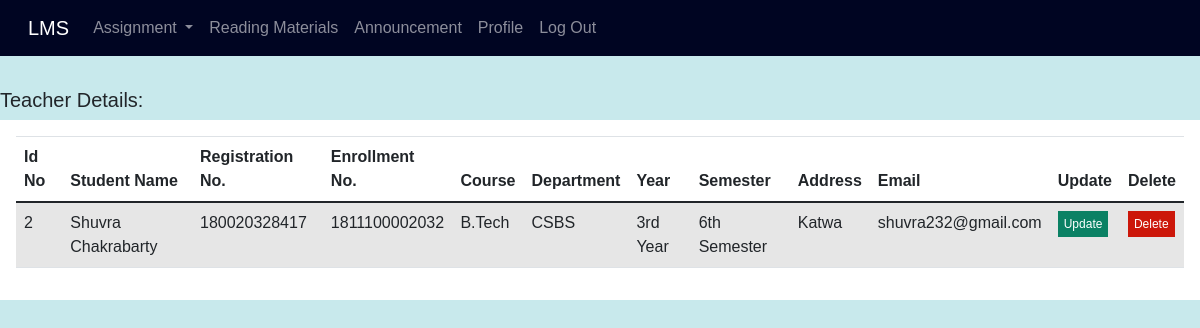
Before: /view_student with the older database file.
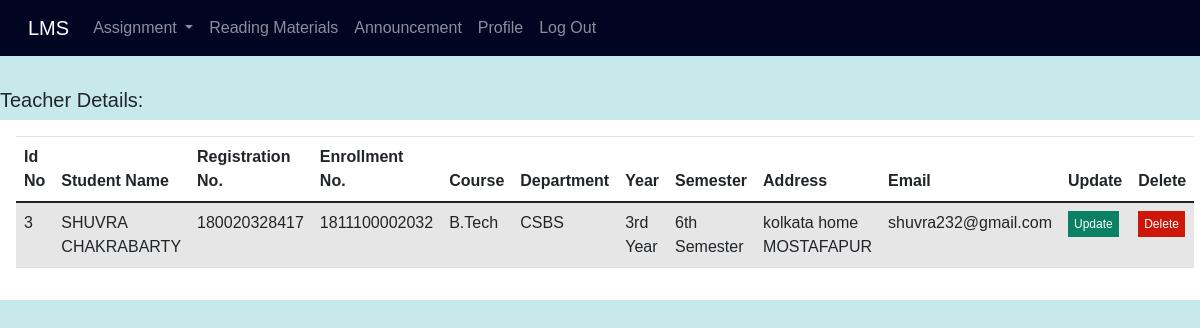
After: the same page with the newer database file.
### lms_app/models.py (models this page shows)
class Student(models.Model):
    id= models.AutoField(primary_key=True)
    name = models.CharField(max_length=70,unique=False)
    course = models.CharField(max_length=70,unique=False)
    department = models.CharField(max_length=100, unique=False)
    reg_no = models.CharField(max_length=30,unique=True)
    roll_no = models.CharField(max_length=50,unique=True)
    year = models.CharField(max_length=20,unique=False)
    semester = models.CharField(max_length=20,unique=False)
    address = models.CharField(max_length=500,unique=False)
    password = models.CharField(max_length=50,unique=False,null=True)
    email = models.CharField(max_length=70,unique=False,null=True)

### lms_app/views.py (the view)
# urls.py: path('view_student',views.view_student,name='view_student'),
def view_student(requests):
    student = Student.objects.all()
    my_dict={'student':student}
    return render(requests,'view_student.html',context=my_dict)

### templates/view_student.html (shortened to what this page needs)
{% extends 'header.html' %}
{% block body_block %}
<h5 style="padding-top: 2rem;">Teacher Details:</h5>
<div class="from_table">
    <table class="table table-striped ">
  <thead>
    <tr>
      <th scope="col">Id No</th>
      <th scope="col">Student Name</th>
      <th scope="col">Registration No.</th>
        <th scope="col">Enrollment No.</th>
        <th scope="col">Course</th>
        <th scope="col">Department</th>
        <th scope="col">Year</th>
        <th scope="col">Semester</th>
         <th scope="col">Address</th>
         <th scope="col">Email</th>
      <th scope="col">Update</th>
      <th scope="col">Delete</th>
    </tr>
  </thead>
  <tbody>
{% if student %}
{%  for s in student %}
    <tr>
      <td>{{s.id}}</td>
      <td>{{s.name}}</td>
      <td>{{s.reg_no}}</td>
       <td>{{s.roll_no}}</td>
       <td>{{s.course}}</td>
      <td>{{s.department}}</td>
       <td>{{s.year}}</td>
      <td>{{s.semester}}</td>
      <td>{{s.address}}</td>
      <td>{{s.email}}</td>
        <td><a href="{% url 'base:update_student' student_id=s.id %}" style="text-decoration: none; background: rgb(11, 129, 100); padding: 6px; color: white; font-size: 12px;">Update</a></td>
        <td><a href="{% url 'base:delete_student' student_id=s.id %}" style="text-decoration: none; background: rgb(204, 23, 10); padding: 6px; color: white; font-size: 12px;">Delete</a></td>
    </tr>
{% endfor %}
{%endif %}
  </tbody>
</table>
</div>
</body>
</html>
{% endblock %}

### templates/header.html (shortened to what this page needs)
<!DOCTYPE html>
{% load static %}
<html lang="en">
<head>
    <link rel="stylesheet" href="https://maxcdn.bootstrapcdn.com/bootstrap/4.5.2/css/bootstrap.min.css">
    <link href="https://cdn.jsdelivr.net/npm/bootstrap@5.0.2/dist/css/bootstrap.min.css" rel="stylesheet">
    <link rel="stylesheet" href="{%static 'css/style.css' %}">
</head>
<body>
  <nav class="navbar navbar-expand-lg navbar-dark" style="background-color:#000522;">
  <div class="container-fluid">
    <a class="navbar-brand" href="{% url 'base:index' %}">LMS</a>
    <div class="collapse navbar-collapse" id="navbarSupportedContent">
      <ul class="navbar-nav me-auto mb-2 mb-lg-0">
        <li class="nav-item dropdown">
          {%  if 'admin' not in request.session %}
          <a class="nav-link dropdown-toggle" href="#" id="navbarDropdown" role="button" data-bs-toggle="dropdown" aria-expanded="false">
            Assignment
          </a>
           {% endif %}
        </li>
        <li class="nav-item">
          <a class="nav-link " href="#" tabindex="-1" aria-disabled="true">Reading Materials</a>
        </li>
        <li class="nav-item">
          <a class="nav-link" href="#">Announcement</a>
        </li>
         <li class="nav-item">
          <a class="nav-link" href="#">Profile</a>
        </li>
        <li class="nav-item">
          <a class="nav-link" href="{%url 'base:logout' %}">Log Out</a>
        </li>
      </ul>
    </div>
  </div>
</nav>
{% block body_block %}
{% endblock %}

### static/css/style.css (style rules this page uses)
body { margin: 0; padding: 0; box-sizing: border-box; background: rgb(200, 233 ,236); font-family: 'Noto Sans JP', sans-serif; }
.new_feeds,th { padding: 20px; }
.from_table { padding: 1rem; overflow: auto; flex: 1 1 30rem; background-color: white; margin: auto; margin-top: 0px; }

Changed rows visible on the page:
removed Student: id "2", name "Shuvra Chakrabarty", reg_no "180020328417", roll_no "1811100002032", course "B.Tech", department "CSBS", year "3rd Year", semester "6th Semester", address "Katwa", email "shuvra232@gmail.com"
added Student: id "3", name "SHUVRA CHAKRABARTY", reg_no "180020328417", roll_no "1811100002032", course "B.Tech", department "CSBS", year "3rd Year", semester "6th Semester", address "kolkata home MOSTAFAPUR", email "shuvra232@gmail.com"
